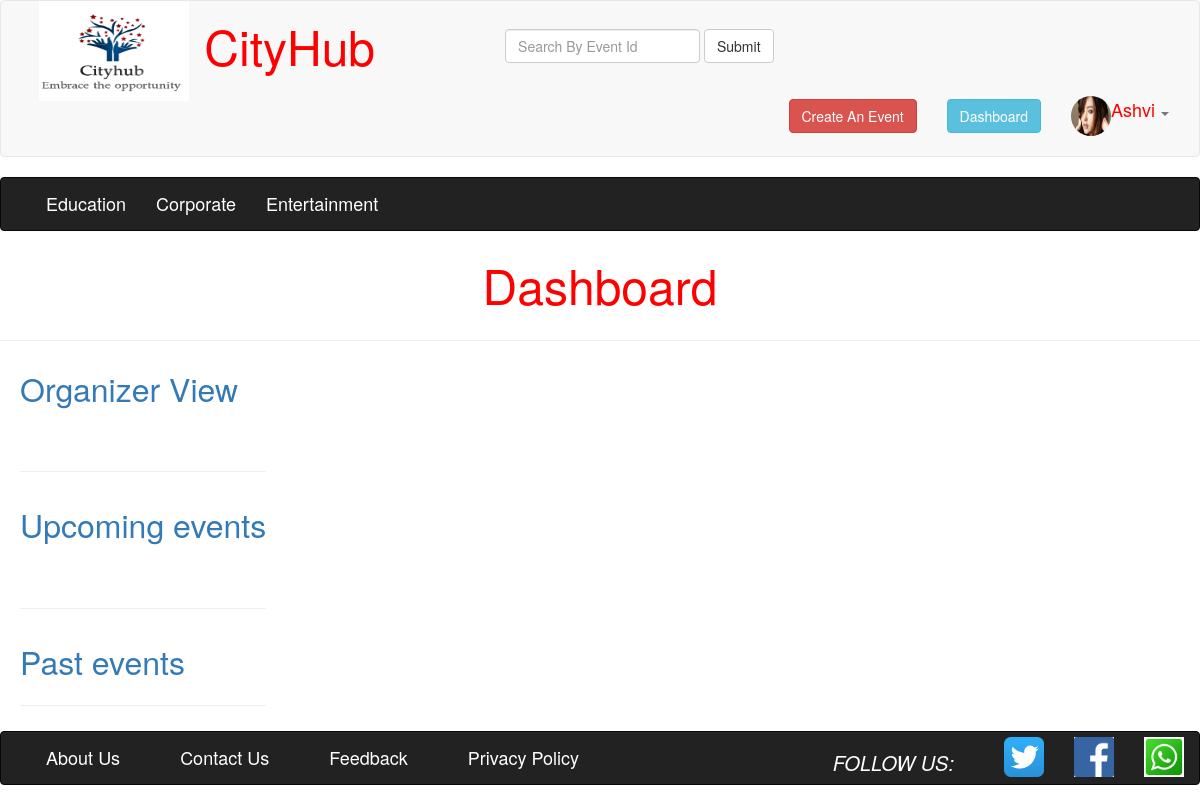
Page /dashboard.php (signed in) on the committed database.
### tables this page shows
CREATE TABLE IF NOT EXISTS `user_tbl` (
  `pk_email_id` varchar(50) NOT NULL,
  `user_password` varchar(20) NOT NULL,
  `user_mobile_no` varchar(12) NOT NULL,
  `user_name` varchar(20) NOT NULL,
  `fk_city_id` int(11) NOT NULL,
  `user_type` varchar(11) DEFAULT NULL,
  `user_photo` varchar(1000) NOT NULL,
  PRIMARY KEY (`pk_email_id`)
);

CREATE TABLE IF NOT EXISTS `cat_tbl` (
  `pk_cat_id` int(11) NOT NULL AUTO_INCREMENT,
  `cat_name` char(20) NOT NULL,
  `flag` varchar(50) NOT NULL,
  PRIMARY KEY (`pk_cat_id`)
);

### database.php (called while the page is built, shortened)
<?php
class Database
{
	private static $host='localhost';
	private static $uname='root';
	private static $pwd='';
	private static $con=NULL;
	public static function connect()
	{
		self::$con=mysql_connect(self::$host,self::$uname,self::$pwd);
		return self::$con;
	}
	public function catdis()
	{
		$con=database::connect();
		$res=mysql_query("select * from cat_tbl where flag=1",$con);
		return $res;
	}
	public function checkadmin($email)
	{
		$con=database::connect();
		$res=mysql_query("select * from event_tbl where fk_email_id='$email'",$con);
		return $res;
	}
	public function getuserdetail($email)
	{
		$con=database::connect();
		$res=mysql_query("select * from user_tbl where pk_email_id='$email'",$con);
		return $res;
	}
}
?>

### catheader.php (the view, shortened to what this page needs)
<nav class="navbar navbar-inverse ">
  <div class="container-fluid">
	<div class="collapse navbar-collapse" id="bs-example-navbar-collapse-3">
	<ul class="nav navbar-nav">
	<?php
		$obj=new database();
		$res=$obj->catdis();
		while($row=mysql_fetch_assoc($res))
		{
			echo '<li><a href="catdis.php?id='.$row["pk_cat_id"].'"><font size="4" color="white">'.$row["cat_name"].'</font></a></li>';
		}
	?>
	</ul>
    </div>
  </div>
</nav>

### headerwithlogin.php (shortened to what this page needs)
<nav class="navbar navbar-default  ">
  <div class="container-fluid">
    <div class="navbar-header">
      <img src="logo.png" height="100" width="150"></img>
    </div>
	<div class="collapse navbar-collapse" id="bs-example-navbar-collapse-1" >
	<?php
		$email=$_SESSION["email"];
		$obj=new database();
		$res=$obj->getuserdetail($email);
	?>	<ul class="nav navbar-nav" style=" margin-top:20px;" >
        <li ><a href="index.php"  ><font size="15" color="red">CityHub</font></a> </li>
		</ul>
		<form class="navbar-form navbar-left" style="margin-left:100px;" method="post" >
        <div class="form-group" style=" margin-top:20px;">
          <input type="text" class="form-control" placeholder="Search By Event Id" id="test" name="search">
        </div>
        <button type="submit" class="btn btn-default" name="submit" style=" margin-top:20px;">Submit</button>
      </form>
      <ul class="nav navbar-nav navbar-right" style=" margin-top:5px;">
        <li ><a href="create.php"><button type="button" class="btn btn-danger navbar-btn" >Create An Event</button></a></li>
		<?php
   $obj=new database();
		$res1=$obj->checkadmin($email);
		$cnt=mysql_num_rows($res1);
		if($cnt>=1)
		{
			echo '  <li ><a href="dashboard.php"><button type="button" class="btn btn-info navbar-btn">Dashboard</button></a></li>';
		}
   ?>
       <li  class="dropdown">
          <a href="#" class="dropdown-toggle" data-toggle="dropdown" role="button" aria-haspopup="true" aria-expanded="false"><img src="<?php
			while($row=mysql_fetch_assoc($res))
			{
				echo $row["user_photo"];
				$name=$row["user_name"];
			}
		?> "height=40px width=40px   class="img-circle" style="margin-top:5px;"/><font size="4" color="red" ><?php echo $name; ?></font> <span class="caret"></span></a>
        </li>
      </ul>
   </div>
  </div>
</nav>

### rows in the picture
user_tbl: user_photo (picture), user_name "Ashvi"
cat_tbl: cat_name "Education"
cat_tbl: cat_name "Corporate"
cat_tbl: cat_name "Entertainment"
